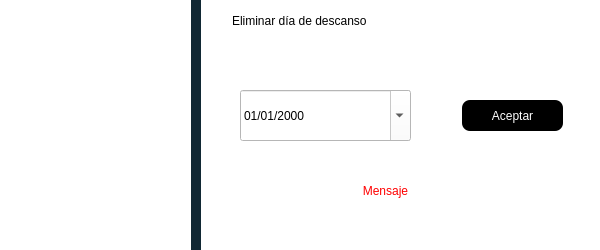
<?xml version="1.0" encoding="UTF-8"?>
<ui version="4.0">
 <class>Delete_DayOfRest</class>
 <widget class="QDialog" name="Delete_DayOfRest">
  <property name="windowModality">
   <enum>Qt::ApplicationModal</enum>
  </property>
  <property name="geometry">
   <rect>
    <x>0</x>
    <y>0</y>
    <width>600</width>
    <height>250</height>
   </rect>
  </property>
  <property name="minimumSize">
   <size>
    <width>600</width>
    <height>250</height>
   </size>
  </property>
  <property name="maximumSize">
   <size>
    <width>600</width>
    <height>250</height>
   </size>
  </property>
  <property name="windowTitle">
   <string>Eliminar</string>
  </property>
  <property name="styleSheet">
   <string notr="true">background-color: rgb(255, 255, 255);</string>
  </property>
  <widget class="QPushButton" name="btnAceptar5">
   <property name="geometry">
    <rect>
     <x>462</x>
     <y>100</y>
     <width>101</width>
     <height>31</height>
    </rect>
   </property>
   <property name="cursor">
    <cursorShape>OpenHandCursor</cursorShape>
   </property>
   <property name="styleSheet">
    <string notr="true">font: 14pt &quot;Arial&quot;;
background-color: rgb(0, 0, 0);
color: rgb(255, 255, 255);


border-radius:8px</string>
   </property>
   <property name="text">
    <string>Aceptar</string>
   </property>
  </widget>
  <widget class="QDateEdit" name="dateEdit">
   <property name="geometry">
    <rect>
     <x>240</x>
     <y>90</y>
     <width>171</width>
     <height>51</height>
    </rect>
   </property>
   <property name="styleSheet">
    <string notr="true">background-color: rgb(255, 255, 255);
color: rgb(0, 0, 0);
color: rgb(0, 0, 0);
font: 700 9pt &quot;Segoe UI&quot;;</string>
   </property>
   <property name="displayFormat">
    <string>dd/MM/yyyy</string>
   </property>
   <property name="calendarPopup">
    <bool>true</bool>
   </property>
  </widget>
  <widget class="QLabel" name="lblMensaje6">
   <property name="geometry">
    <rect>
     <x>200</x>
     <y>180</y>
     <width>371</width>
     <height>21</height>
    </rect>
   </property>
   <property name="styleSheet">
    <string notr="true">color: rgb(255, 0, 0);
font: 14pt &quot;Arial&quot;;</string>
   </property>
   <property name="text">
    <string>Mensaje</string>
   </property>
   <property name="alignment">
    <set>Qt::AlignCenter</set>
   </property>
  </widget>
  <widget class="QLabel" name="label_3">
   <property name="geometry">
    <rect>
     <x>232</x>
     <y>0</y>
     <width>231</width>
     <height>41</height>
    </rect>
   </property>
   <property name="styleSheet">
    <string notr="true">font: 900 14pt &quot;Segoe UI Black&quot;;</string>
   </property>
   <property name="text">
    <string>Eliminar día de descanso</string>
   </property>
  </widget>
  <widget class="QLabel" name="label_2">
   <property name="geometry">
    <rect>
     <x>0</x>
     <y>0</y>
     <width>201</width>
     <height>261</height>
    </rect>
   </property>
   <property name="styleSheet">
    <string notr="true">background-color: rgb(17, 40, 52);</string>
   </property>
   <property name="text">
    <string/>
   </property>
   <property name="pixmap">
    <pixmap>../images/orca.png</pixmap>
   </property>
  </widget>
  <widget class="QLabel" name="label_8">
   <property name="geometry">
    <rect>
     <x>-10</x>
     <y>0</y>
     <width>201</width>
     <height>251</height>
    </rect>
   </property>
   <property name="text">
    <string/>
   </property>
   <property name="pixmap">
    <pixmap>../images/orca.png</pixmap>
   </property>
   <property name="scaledContents">
    <bool>true</bool>
   </property>
  </widget>
 </widget>
 <resources/>
 <connections/>
</ui>
